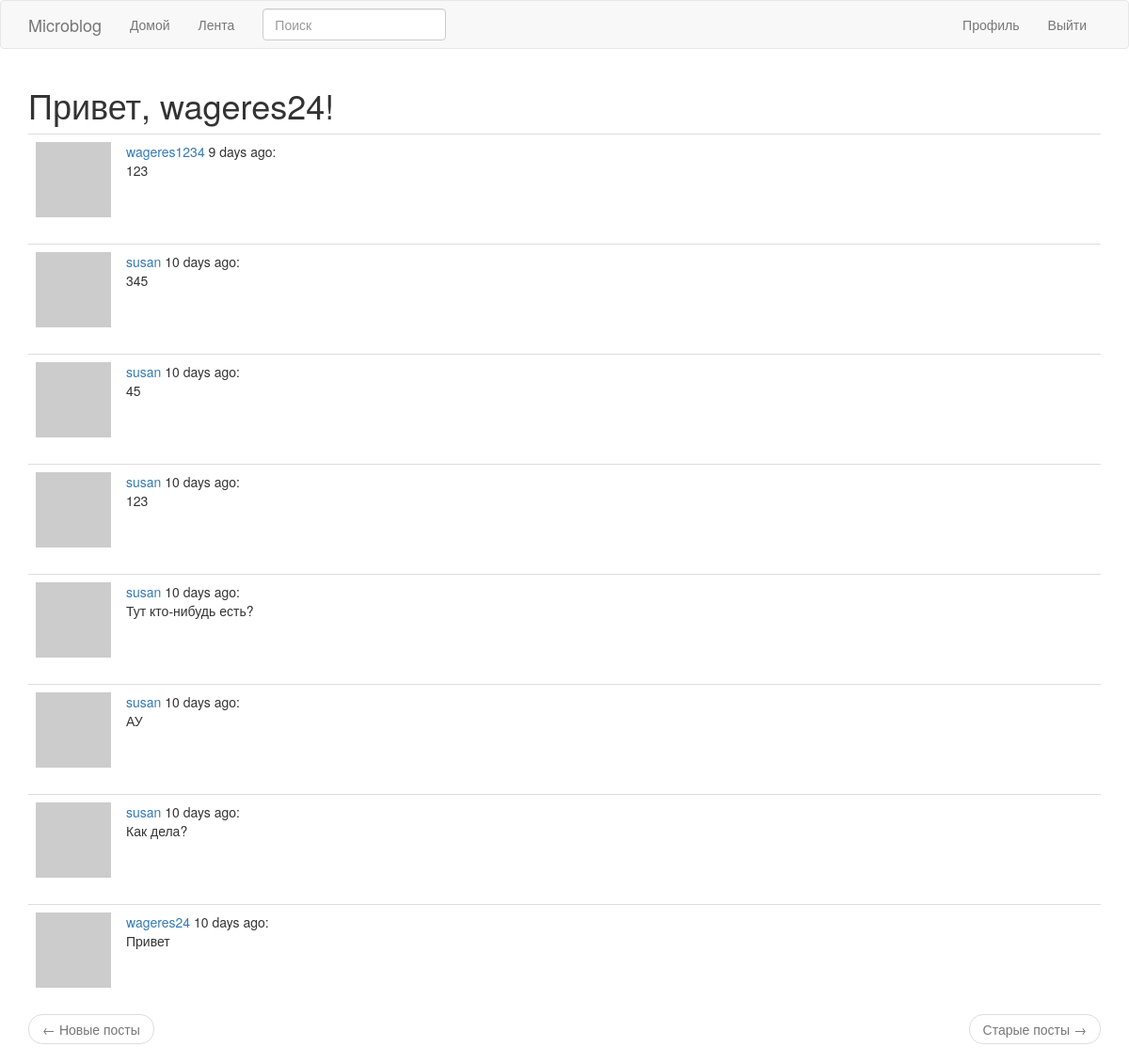
Screenshot of /explore (signed in) with the database file from the repository.
### app/models.py (models this page shows, shortened)
class User(UserMixin,db.Model):
	id = db.Column(db.Integer, primary_key=True)
	username = db.Column(db.String(64), index=True, unique=True)
	email = db.Column(db.String(120), index=True, unique=True)
	password_hash = db.Column(db.String(128))
	posts = db.relationship('Post', backref='author', lazy='dynamic')
	about_me = db.Column(db.String(140))
	last_seen = db.Column(db.DateTime,default=datetime.utcnow)
	followed = db.relationship(
        'User', secondary=followers,
        primaryjoin=(followers.c.follower_id == id),
        secondaryjoin=(followers.c.followed_id == id),
        backref=db.backref('followers', lazy='dynamic'), lazy='dynamic')
	def avatar(self,size):
		digest = md5(self.email.lower().encode('utf-8')).hexdigest()
		return 'https://www.gravatar.com/avatar/{}?d=identicon&s={}'.format(
            digest, size)

class SearchableMixin(object):
	@classmethod
	def before_commit(cls, session):
		session._changes = {
            'add': list(session.new),
            'update': list(session.dirty),
            'delete': list(session.deleted)
        }
	@classmethod
	def after_commit(cls, session):
		for obj in session._changes['add']:
			if isinstance(obj, SearchableMixin):
				add_to_index(obj.__tablename__, obj)
		for obj in session._changes['update']:
			if isinstance(obj, SearchableMixin):
				add_to_index(obj.__tablename__, obj)
		for obj in session._changes['delete']:
			if isinstance(obj, SearchableMixin):
				remove_from_index(obj.__tablename__, obj)
		session._changes = None

class Post(SearchableMixin,db.Model):
	__searchable__ = ['body']
	id = db.Column(db.Integer, primary_key=True)
	body = db.Column(db.String(140))
	timestamp = db.Column(db.DateTime, index=True, default=datetime.utcnow)
	user_id = db.Column(db.Integer, db.ForeignKey('user.id'))

### app/main/routes.py (the view)
@bp.route("/explore")
@login_required
def explore():
	page = request.args.get('page', 1, type=int)
	posts = Post.query.order_by(Post.timestamp.desc()).paginate(
        page, current_app.config['POSTS_PER_PAGE'], False)
	next_url = (url_for('main.explore', page=posts.next_num)
        if posts.has_next else None)
	prev_url = (url_for('main.explore', page=posts.prev_num)
        if posts.has_prev else None)
	return render_template('index.html', title='Explore', posts=posts.items,
                           next_url=next_url, prev_url=prev_url)

### app/main/forms.py
class SearchForm(FlaskForm):
	q = StringField('Поиск', validators=[DataRequired()])
	def __init__(self,*args,**kwargs):
		if "formdata" not in kwargs:
			kwargs['formdata'] = request.args#определяет, откуда Flask-WTF получает формы
		if 'csrf_enabled' not in kwargs:
			kwargs['csrf_enabled'] = False#CSRF - защита
		super(SearchForm, self).__init__(*args, **kwargs)

### app/main/routes.py (called while the page is built)
@bp.before_request
def before_request():
	if current_user.is_authenticated:
		current_user.last_seen = datetime.utcnow()
		db.session.commit()
		g.search_form = SearchForm()

### app/models.py (called while the page is built)
@login.user_loader
def load_user(id):
	return User.query.get(int(id))

### app/templates/index.html (shortened to what this page needs)
{% extends 'base.html' %}
{% import 'bootstrap/wtf.html' as wtf %}
{% block app_content %}
        <h1>Привет, {{ current_user.username }}!</h1>
    {% for post in posts %}
        {% include '_post.html' %}
    {% endfor %}
        <nav aria-label="...">
		    <ul class="pager">
		        <li class="previous{% if not prev_url %} disabled{% endif %}">
		            <a href="{{ prev_url or '#' }}">
		                <span aria-hidden="true">&larr;</span> Новые посты
		            </a>
		        </li>
		        <li class="next{% if not next_url %} disabled{% endif %}">
		            <a href="{{ next_url or '#' }}">
		                Старые посты <span aria-hidden="true">&rarr;</span>
		            </a>
		        </li>
		    </ul>
		</nav>
{% endblock %}

### app/templates/_post.html
<table class="table table-hover">
    <tr>
        <td width="70px">
            <a href="{{ url_for('main.user', username=post.author.username) }}">
                <img src="{{ post.author.avatar(70) }}" />
            </a>
        </td>
        <td>
            <a href="{{ url_for('main.user', username=post.author.username) }}">
                {{ post.author.username }}
            </a>
            {{ moment(post.timestamp).fromNow() }}:
            <br>
            {{ post.body }}
        </td>
    </tr>
</table>

### rows the page displays
User: username "wageres24"
Post: author.username "wageres1234", timestamp "9 days ago", body "123"
Post: author.username "susan", timestamp "10 days ago", body "345"
Post: author.username "susan", timestamp "10 days ago", body "45"
Post: author.username "susan", timestamp "10 days ago", body "123"
Post: author.username "susan", timestamp "10 days ago", body "Тут кто-нибудь есть?"
Post: author.username "susan", timestamp "10 days ago", body "АУ"
Post: author.username "susan", timestamp "10 days ago", body "Как дела?"
Post: author.username "wageres24", timestamp "10 days ago", body "Привет"
